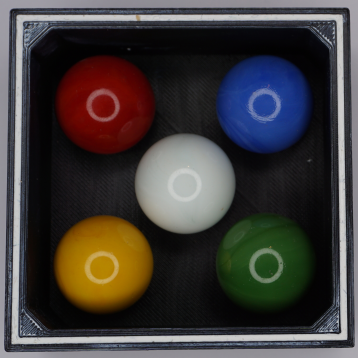
#> input picture xlh-cv-tutorial/2 Grundlagen der Bildverarbeitung/3 Bildoperationen/10 Kanaltrennung und Vereinigung/img/box_with_bullets.png, 358 x 358 px
$ python split_and_merge.py
#> lines starting #> are read from the running program, lines starting #| are printed output that depends on the picture; after the words box and inside, x2 and y2 are one past the last pixel; in counts of white or black regions, pixels touching at a corner belong together
# split_and_merge.py
import cv2
import numpy as np
import imutils

# definiere den Font und die Farbe
font = cv2.FONT_HERSHEY_SIMPLEX
WHITE = 255
WHITE_3 = (255, 255, 255)

# lade Bild von der Datei in ein NumPy Array
image = cv2.imread('img/box_with_bullets.png')
#> image is the input picture: shape (358, 358, 3); mean B, G, R 58.4, 60.2, 64.6

# Auftrennung der Farbkanäle
(blue, green, red) = cv2.split(image)

# Zusammenführung der Farbkanäle
merged = cv2.merge([blue, green, red])

# Beschriftund der Bilder
image = cv2.putText(image, 'Original', (25, 25),
                    font, 0.8, WHITE_3, 2, cv2.LINE_AA)
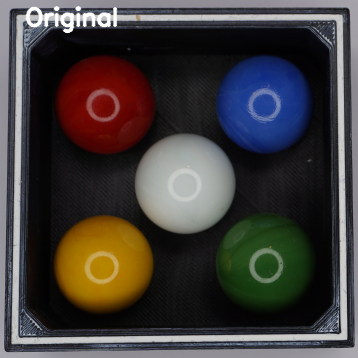
#> image: shape (358, 358, 3); 1.02% of pixels changed, all inside (x1, y1, x2, y2) = (25, 6, 118, 34)
merged = cv2.putText(merged, 'RGB Vereinigung', (25, 25),
                     font, 0.8, WHITE_3, 2, cv2.LINE_AA)
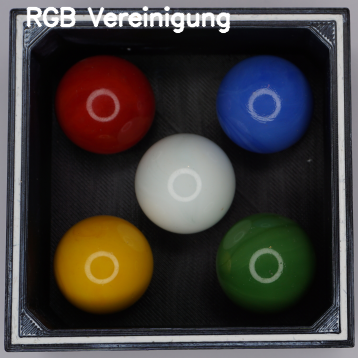
#> merged: shape (358, 358, 3); 2.16% of pixels changed, all inside (x1, y1, x2, y2) = (26, 6, 231, 34)
blue = cv2.putText(blue, 'Blaukanal', (25, 25),
                   font, 0.8, WHITE, 2, cv2.LINE_AA)
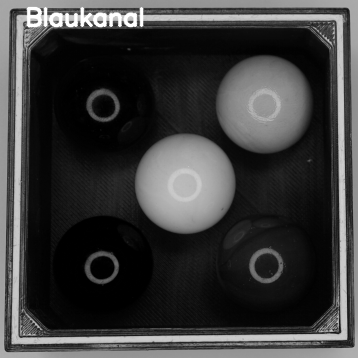
#> blue: shape (358, 358); min 0, max 255, mean 59.6
green = cv2.putText(green, 'Gruenkanal', (25, 25),
                    font, 0.8, WHITE, 2, cv2.LINE_AA)
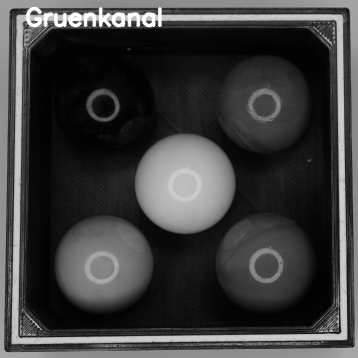
#> green: shape (358, 358); min 0, max 255, mean 61.5
red = cv2.putText(red, 'Rotkanal', (25, 25),
                  font, 0.8, WHITE, 2, cv2.LINE_AA)
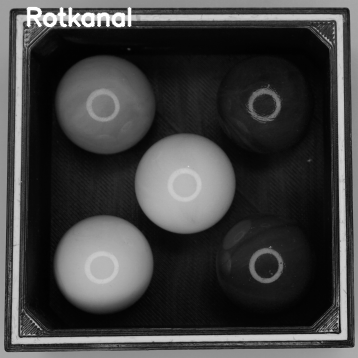
#> red: shape (358, 358); min 2, max 255, mean 65.7

# Zusammenfassung der Ausganslage und der Bearbeitung
result_1 = np.hstack([image, merged])
result_2 = np.hstack([blue, green, red])

# schreibe das Bild in eine Datei
cv2.imwrite('img/split_and_merge_1.png', result_1[0:-2, 0:-2])
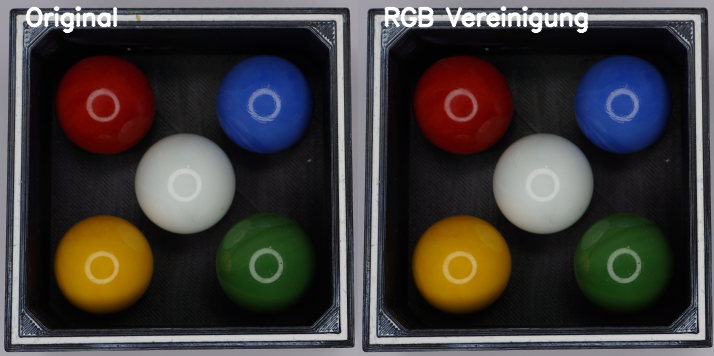
#> saved as split_and_merge_1.png: shape (356, 714, 3); mean B, G, R 59.1, 61, 65.4
cv2.imwrite('img/split_and_merge_2.png', result_2[0:-2, 0:-2])
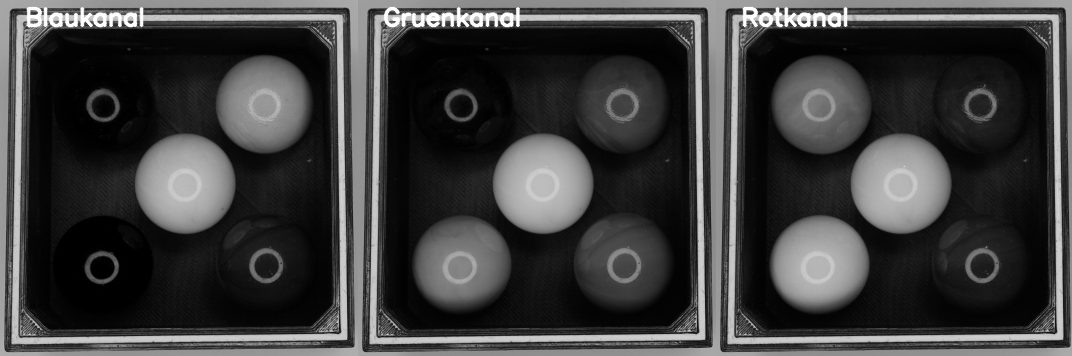
#> saved as split_and_merge_2.png: shape (356, 1072); min 0, max 255, mean 61.6

# Anzeige auf dem Bildschirm
cv2.imshow('Ausgabe 1', result_1)
cv2.moveWindow('Ausgabe 1', 100, 100)

cv2.imshow('Ausgabe 2', result_2)
cv2.moveWindow('Ausgabe 2', 900, 100)

cv2.waitKey(0)
